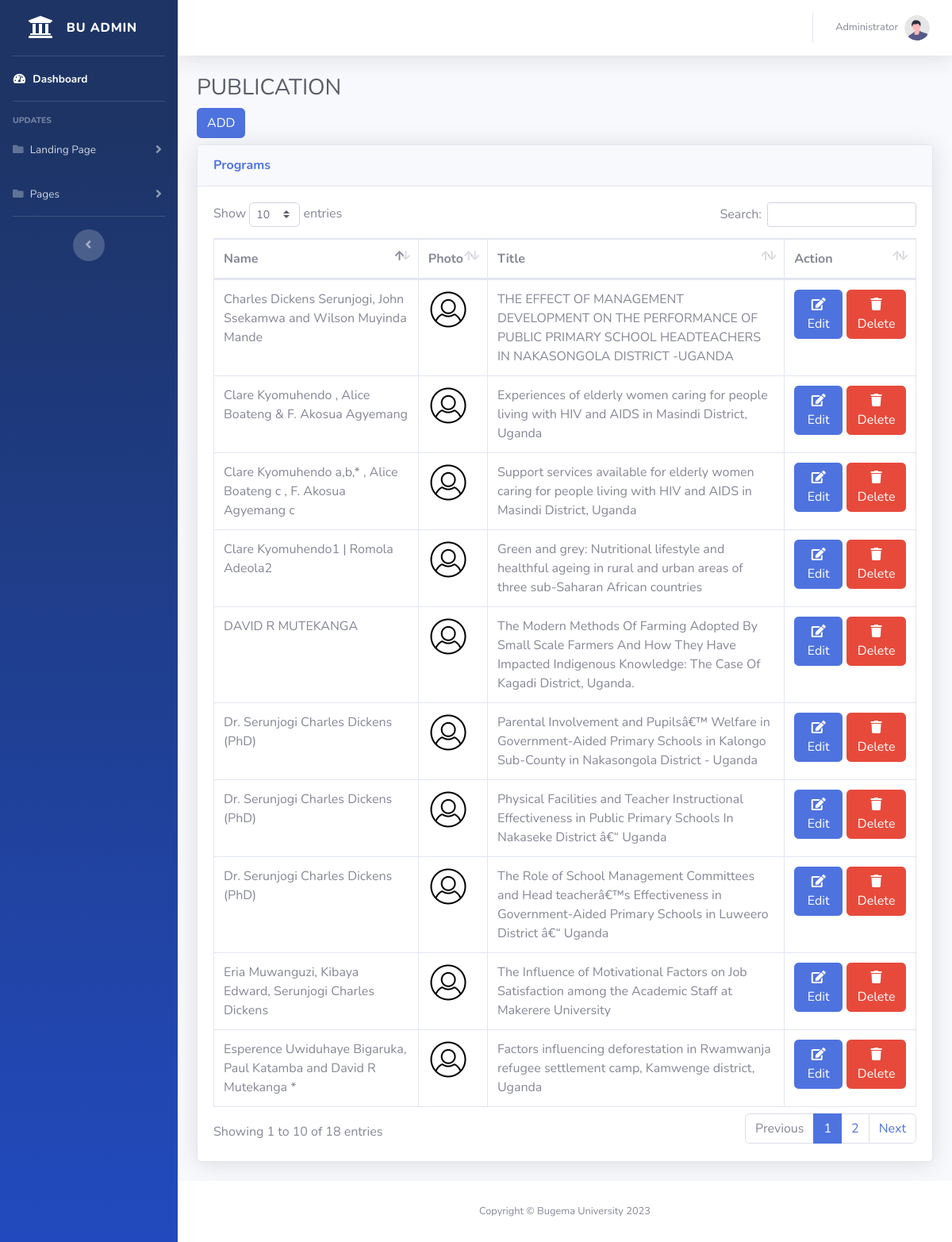
Page /webmaster/publication.php (signed in) on the committed database.
### tables this page shows
CREATE TABLE `publications` (
  `id` int(11) NOT NULL,
  `name` varchar(255) NOT NULL,
  `title` varchar(255) NOT NULL,
  `photo` varchar(255) NOT NULL,
  `document` varchar(255) NOT NULL
);

### webmaster/publication.php (the view, shortened to what this page needs)
<?php
    require_once 'header.php';
    require_once 'sidebar.php';
?>
<div class="container-fluid">
<h1 class="h3 mb-2 text-gray-800">PUBLICATION</h1>
<button type="button" class="btn btn-primary" data-toggle="modal" data-target="#exampleModalCenter">
    ADD
</button>
<div class="card shadow mb-4 mt-2">
    <div class="card-header py-3">
        <h6 class="m-0 font-weight-bold text-primary">Programs</h6>
    </div>
    <div class="card-body">
        <div class="table-responsive">
            <table class="table table-bordered" id="dataTable" width="100%" cellspacing="0">
                <thead>
                    <tr>
                        <th>Name</th>
                        <th>Photo</th>
                        <th>Title</th>
                        <th>Action</th>
                    </tr>
                </thead>
                <tbody>
                <?php
                    require_once 'includes/config.php';
                    $sql = "SELECT * FROM publications";
                    $result = $conn->query($sql);
                    if ($result->num_rows > 0) {
                        while ($row = $result->fetch_assoc()) {
                            $name = $row["name"];
                            $photo = $row["photo"];
                            $title = $row["title"];
                            echo '<tr>';
                            echo '<td>' . $name . '</td>';
                            echo '<td><img src="' . $photo . '" alt="Photo" style="max-width: 50px; height: auto;"></td>';
                            echo '<td>' . $title . '</td>';
                            echo "<td>";
                            echo "<div class='btn-group' role='group'>";
                            echo "<a href='includes/update_publication.php?id=" . $row["id"] . "'> <button class='btn btn-primary'style='margin-right: 5px;'><i class='fa fa-edit'></i> Edit</button></a>";
                            echo "<a href='includes/del_pub.php?id=" . $row["id"] . "' onclick='return confirm(\"Are you sure you want to delete?\");'> <button class='btn btn-danger'><i class='fa fa-trash'></i> Delete</button></a>";
                            echo '</tr>';
                        }
                    } else {
                        echo '<tr><td colspan="5">No records found</td></tr>';
                    }
                    ?>
                </tbody>
            </table>
        </div>
    </div>
</div>
</div>
<?php
    require_once 'footer.php';
?>

### webmaster/header.php (shortened to what this page needs)
<!DOCTYPE html>
<html lang="en">
<head>
    <link href="vendor/fontawesome-free/css/all.min.css" rel="stylesheet" type="text/css">
        <link href="vendor/datatables/dataTables.bootstrap4.min.css" rel="stylesheet">
    <link href="css/sb-admin-2.min.css" rel="stylesheet">
</head>

### webmaster/sidebar.php (shortened to what this page needs)
<body id="page-top">
    <div id="wrapper">
        <ul class="navbar-nav bg-gradient-primary sidebar sidebar-dark accordion" id="accordionSidebar">
            <a class="sidebar-brand d-flex align-items-center justify-content-center" href="index.php">
                <div class="sidebar-brand-icon">
                    <i class="fas fa-university"></i>
                </div>
                <div class="sidebar-brand-text mx-3">BU Admin <sup></sup></div>
            </a>
            <hr class="sidebar-divider my-0">
            <li class="nav-item active">
                <a class="nav-link" href="index.php">
                    <i class="fas fa-fw fa-tachometer-alt"></i>
                    <span>Dashboard</span></a>
            </li>
            <hr class="sidebar-divider">
            <div class="sidebar-heading">
                Updates
            </div>
            <li class="nav-item">
                <a class="nav-link collapsed" href="#" data-toggle="collapse" data-target="#collapseTwo"
                    aria-expanded="true" aria-controls="collapseTwo">
                    <i class="fas fa-folder"></i>
                    <span>Landing Page</span>
                </a>
            </li>
            <li class="nav-item">
                <a class="nav-link collapsed" href="#" data-toggle="collapse" data-target="#collapseUtilities"
                    aria-expanded="true" aria-controls="collapseUtilities">
                    <i class="fas fa-folder"></i>
                    <span>Pages</span>
                </a>
            </li>
            <hr class="sidebar-divider d-none d-md-block">
            <div class="text-center d-none d-md-inline">
                <button class="rounded-circle border-0" id="sidebarToggle"></button>
            </div>
        </ul>
        <div id="content-wrapper" class="d-flex flex-column">
            <div id="content">
                <nav class="navbar navbar-expand navbar-light bg-white topbar mb-4 static-top shadow">
                    <ul class="navbar-nav ml-auto">
                        <li class="nav-item dropdown no-arrow">
                            <a class="nav-link dropdown-toggle" href="#" id="userDropdown" role="button"
                                data-toggle="dropdown" aria-haspopup="true" aria-expanded="false">
                                <span class="mr-2 d-none d-lg-inline text-gray-600 small">Administrator</span>
                                <img class="img-profile rounded-circle"
                                    src="img/undraw_profile.svg">
                            </a>
                        </li>
                    </ul>
                </nav>

### webmaster/footer.php (shortened to what this page needs)
</div>
            <footer class="sticky-footer bg-white">
                <div class="container my-auto">
                    <div class="copyright text-center my-auto">
                        <span>Copyright &copy; Bugema University 2023</span>
                    </div>
                </div>
            </footer>
        </div>
    </div>
</body>
</html>

### rows in the picture
publications: name "DAVID R MUTEKANGA", photo (picture), title "The Modern Methods Of Farming Adopted By Small Scale Farmers And How They Have Impacted Indigenous Knowledge: The Case Of Kagadi District, Uganda."
publications: name "Clare Kyomuhendo , Alice Boateng & F. Akosua Agyemang", photo (picture), title "Experiences of elderly women caring for people living with HIV and AIDS in Masindi District, Uganda"
publications: name "Esperence Uwiduhaye Bigaruka, Paul Katamba and David R Mutekanga *", photo (picture), title "Factors influencing deforestation in Rwamwanja refugee settlement camp, Kamwenge district, Uganda"
publications: name "Clare Kyomuhendo1 | Romola Adeola2", photo (picture), title "Green and grey: Nutritional lifestyle and healthful ageing in rural and urban areas of three sub-Saharan African countries"
publications: name "Clare Kyomuhendo a,b,* , Alice Boateng c , F. Akosua Agyemang c", photo (picture), title "Support services available for elderly women caring for people living with HIV and AIDS in Masindi District, Uganda"
publications: name "Dr. Serunjogi Charles Dickens (PhD)", photo (picture), title "Parental Involvement and Pupilsâ€™ Welfare in Government-Aided Primary Schools in Kalongo Sub-County in Nakasongola District - Uganda"
publications: name "Dr. Serunjogi Charles Dickens (PhD)", photo (picture), title "Physical Facilities and Teacher Instructional Effectiveness in Public Primary Schools In Nakaseke District â€“ Uganda"
publications: name "Charles Dickens Serunjogi, John Ssekamwa and Wilson Muyinda Mande", photo (picture), title "THE EFFECT OF MANAGEMENT DEVELOPMENT ON THE PERFORMANCE OF PUBLIC PRIMARY SCHOOL HEADTEACHERS IN NAKASONGOLA DISTRICT -UGANDA"
publications: name "Dr. Serunjogi Charles Dickens (PhD)", photo (picture), title "The Role of School Management Committees and Head teacherâ€™s Effectiveness in Government-Aided Primary Schools in Luweero District â€“ Uganda"
publications: name "Eria Muwanguzi, Kibaya Edward, Serunjogi Charles Dickens", photo (picture), title "The Influence of Motivational Factors on Job Satisfaction among the Academic Staff at Makerere University"
